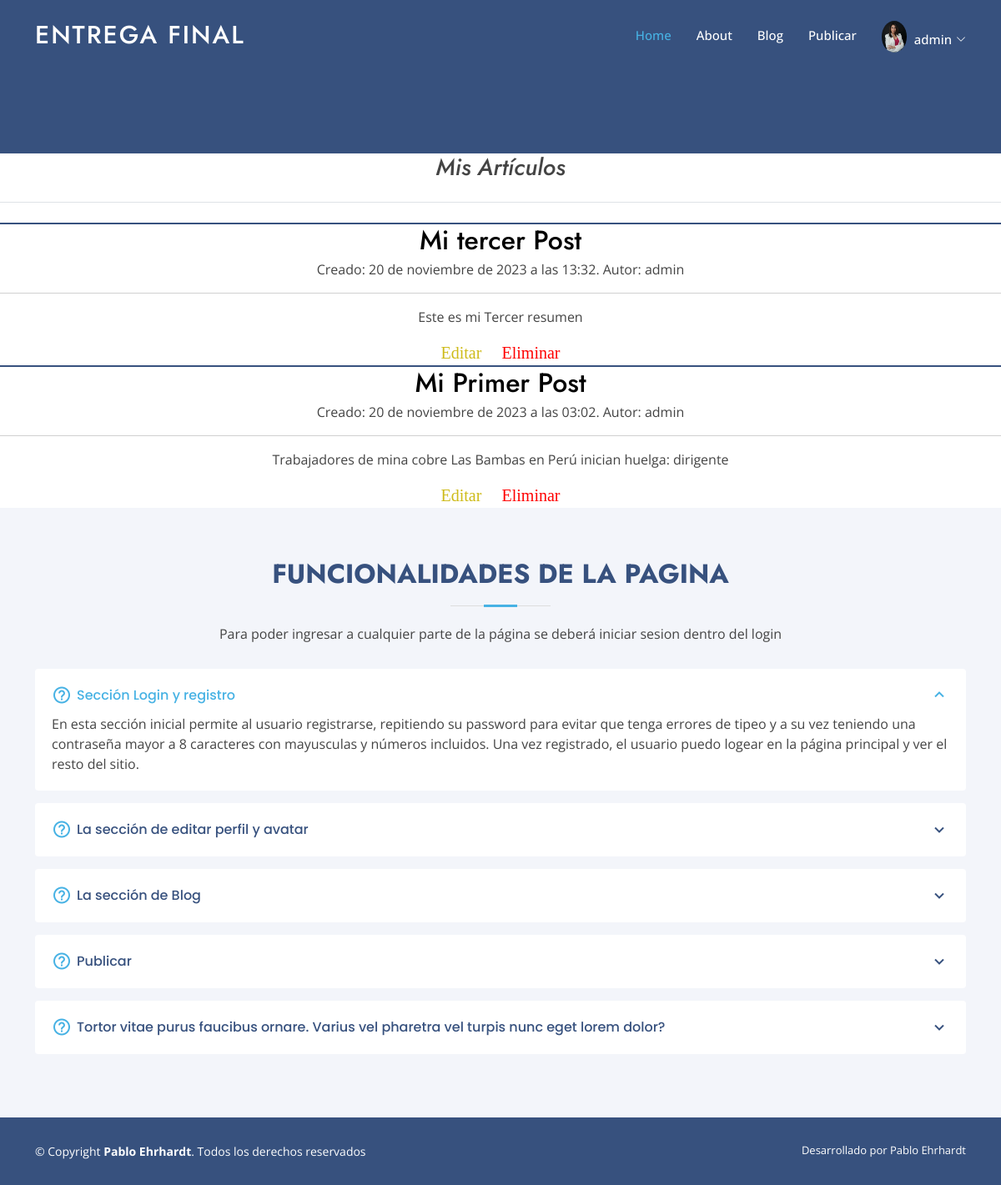
The app's page /Misposts/ (signed in) with its own data.
### Accounts/models.py (models this page shows, shortened)
class Avatar(models.Model):
    user = models.ForeignKey(User, on_delete=models.CASCADE)
    imagen = models.ImageField(upload_to='avatares', null=True, blank = True)

class Post (models.Model):
    titulo=models.CharField(max_length=200)
    slug=models.SlugField(unique=True)
    resumen= models.CharField (max_length=300 , default='sin resumen')
    fecha= models.DateTimeField(auto_now_add=True)
    contenido=models.TextField (max_length=10000, default='sin contenido')
    autor=models.ForeignKey(settings.AUTH_USER_MODEL, on_delete=models.PROTECT)
    categoria=models.ManyToManyField('categorias',default="Sin categoria")
    destacado= models.BooleanField(default=False)
    imagen=models.ImageField(upload_to='Blog_image', null=True , blank=True)
    now_date=models.DateTimeField(default=timezone.now)
    class meta:
        ordering= ["-fecha"] # Para que muestre los ultimos blogs creados primeros

### Accounts/views.py (the view)
class MisPosts(LoginRequiredMixin, generic.ListView):
    model = Post
    template_name = 'Accounts/Misposts.html'
    context_object_name = 'lista_post'
    def get_queryset(self):
        return Post.objects.filter(autor=self.request.user).order_by('-fecha')

### Accounts/templates/Accounts/Misposts.html (shortened to what this page needs)
{% extends "Accounts/Padre.html" %}
{% load static %}
{% block Main %}
<section id="hero2" class="d-flex align-items-center">
</section>
{% endblock %}
{% block bloque2 %}
<div class="row" style="--bs-gutter-x: auto !important;">
  <div class="col-md-12" style=" text-align: center;">
      <h3 class="pb-4 mb-4 fst-italic border-bottom">
          Mis Artículos
      </h3>
      {% for Post in lista_post %}
          <article class="blog-post" style="border-top: 2px solid #37517e ;">
              <h2 class="blog-post-title mb-1">
                  <a href="{% url 'Post'  Post.slug %}" style="text-decoration: none"
                     class="text-black">
                      {{ Post.titulo}}
                  </a>
              </h2>
              <p class="blog-post-meta">Creado: {{ Post.fecha }}.  Autor: {{Post.autor}}</p>
              <hr>
              <p>{{ Post.resumen }}</p>
              <div class="col-md-12">
              <a href="{% url 'editar_post' Post.id %}" class="button_search scrollto" style="color: #cebb19 !important">Editar</a>
              <a href="{% url 'eliminar_post' Post.slug %}" class="button_search scrollto" style="color: red!important;">Eliminar</a>
              </div>
          </article>
      {% endfor %}
  </div>
{% endblock %}

### Accounts/templates/Accounts/Padre.html (shortened to what this page needs)
<!DOCTYPE html>
<html lang="en">
<head>
  {% load static %}
  <link href="{% static 'Accounts/Page/assets/vendor/aos/aos.css' %}" rel="stylesheet">
  <link href="{% static 'Accounts/Page/assets/vendor/bootstrap/css/bootstrap.min.css' %}" rel="stylesheet">
  <link href="{% static 'Accounts/Page/assets/vendor/bootstrap-icons/bootstrap-icons.css' %}" rel="stylesheet">
  <link href="{% static 'Accounts/Page/assets/vendor/boxicons/css/boxicons.min.css' %}" rel="stylesheet">
  <link href="{% static 'Accounts/Page/assets/vendor/glightbox/css/glightbox.min.css' %}" rel="stylesheet">
  <link href="{% static 'Accounts/Page/assets/vendor/remixicon/remixicon.css' %}" rel="stylesheet">
  <link href="{% static 'Accounts/Page/assets/vendor/swiper/swiper-bundle.min.css' %}" rel="stylesheet">
  <link rel="stylesheet" type="text/css" href="{% static 'Accounts/fonts/font-awesome-4.7.0/css/font-awesome.min.css' %}">
  <link href="{% static 'Accounts/Page/assets/css/style.css' %}" rel="stylesheet">
</head>
<body>
  <header id="header" class="fixed-top ">
    <div class="container d-flex align-items-center">
      <h1 class="logo me-auto"><a href="index.html">Entrega Final </a></h1>
      <nav id="navbar" class="navbar">
        <ul>
          <li><a class="nav-link scrollto active" href="{% url 'index' %}">Home</a></li>
          <li><a class="nav-link scrollto" href="{% url 'about' %}">About</a></li>
          <li><a class="nav-link scrollto" href="{% url 'Blogs' %}">Blog</a></li>
          <li><a class="nav-link scrollto" href="{% url 'publicar' %}">Publicar</a></li>
          <li class="avatar2">
            {% if request.user.avatar_set.exists %}
            {% if request.user.avatar_set.first.imagen %}
                <img src="{{ request.user.avatar_set.first.imagen.url }}" class="rounded-circle" width="30px" alt="Avatar de {{ request.user.username }}">
            {% else %}
            <img src="{% static 'Accounts/nonavatar.png' %}" alt="user" class="rounded-circle" width="31">
            {% endif %}
        {% else %}
            <img src="{% static 'Accounts/nonavatar.png' %}" alt="user" class="rounded-circle" width="31">
        {% endif %}</li>
          <li class="dropdown scrollto"><a href="#" class="perfil"><span>{{request.user.username}} </span> <i class="bi bi-chevron-down"></i></a>
          </li>
        </ul>
      </nav>
    </div>
  </header>
  {% block Main %}
 {% endblock %}
  <main id="main">
  {% block bloque2 %}
  {% endblock %}
    <section id="faq" class="faq section-bg">
      <div class="container" data-aos="fade-up">
        <div class="section-title">
          <h2>Funcionalidades de la Pagina</h2>
          <p> Para poder ingresar a cualquier parte de la página se deberá iniciar sesion dentro del login</p>
        </div>
        <div class="faq-list">
          <ul>
            <li data-aos="fade-up" data-aos-delay="100">
              <i class="bx bx-help-circle icon-help"></i> <a data-bs-toggle="collapse" class="collapse" data-bs-target="#faq-list-1"> Sección Login y registro <i class="bx bx-chevron-up icon-close"></i></a>
              <div id="faq-list-1" class="collapse show" data-bs-parent=".faq-list">
                <p>
                 En esta sección inicial permite al usuario registrarse, repitiendo su password para evitar que tenga errores de tipeo y a su vez teniendo una contraseña mayor a 8 caracteres
                 con mayusculas y números incluidos. Una vez registrado, el usuario puedo logear en la página principal y ver el resto del sitio.
                </p>
              </div>
            </li>
            <li data-aos="fade-up" data-aos-delay="200">
              <i class="bx bx-help-circle icon-help"></i> <a data-bs-toggle="collapse" data-bs-target="#faq-list-2" class="collapsed">La sección de editar perfil y avatar<i class="bx bx-chevron-down icon-show"></i></a>
            </li>
            <li data-aos="fade-up" data-aos-delay="300">
              <i class="bx bx-help-circle icon-help"></i> <a data-bs-toggle="collapse" data-bs-target="#faq-list-3" class="collapsed">La sección de Blog<i class="bx bx-chevron-down icon-show"></i></a>
            </li>
            <li data-aos="fade-up" data-aos-delay="400">
              <i class="bx bx-help-circle icon-help"></i> <a data-bs-toggle="collapse" data-bs-target="#faq-list-4" class="collapsed">Publicar <i class="bx bx-chevron-down icon-show"></i></a>
            </li>
            <li data-aos="fade-up" data-aos-delay="500">
              <i class="bx bx-help-circle icon-help"></i> <a data-bs-toggle="collapse" data-bs-target="#faq-list-5" class="collapsed">Tortor vitae purus faucibus ornare. Varius vel pharetra vel turpis nunc eget lorem dolor? <i class="bx bx-chevron-down icon-show"></i></a>
            </li>
          </ul>
        </div>
      </div>
    </section>
  </main>
  <footer id="footer">
    <div class="container footer-bottom clearfix">
      <div class="copyright">
        &copy; Copyright <strong><span>Pablo Ehrhardt</span></strong>. Todos los derechos reservados
      </div>
      <div class="credits">
        Desarrollado por Pablo Ehrhardt
      </div>
    </div>
  </footer>
</body>
</html>

### Accounts/static/Accounts/Page/assets/css/style.css (style rules this page uses)
body { font-family: "Open Sans", sans-serif; color: #444444; }
a { color: #47b2e4; text-decoration: none; }
.avatar2 { padding:10px 9px 6px 30px; }
.perfil { padding:10px 0px 0px 0px !important ; }
h1, h2, h3, h4, h5, h6 { font-family: "Jost", sans-serif; }
.button_search { border-color: #37517e !important; color: #37517e; border-width: 2px; width: 100%; padding: 10px; margin-top: 20px!important; font-size: 20px; font-family: cursive; }
#header { transition: all 0.5s; z-index: 997; padding: 15px 0; }
#header .logo { font-size: 30px; margin: 0; padding: 0; line-height: 1; font-weight: 500; letter-spacing: 2px; text-transform: uppercase; }
#header .logo a { color: #fff; }
.navbar { padding: 0; }
.navbar ul { margin: 0; padding: 0; display: flex; list-style: none; align-items: center; }
.navbar li { position: relative; }
.navbar a, .navbar a:focus { display: flex; align-items: center; justify-content: space-between; padding: 10px 0 10px 30px; font-size: 15px; font-weight: 500; color: #fff; white-space: nowrap; transition: 0.3s; }
.navbar a i, .navbar a:focus i { font-size: 12px; line-height: 0; margin-left: 5px; }
.navbar a:hover, .navbar .active, .navbar .active:focus, .navbar li:hover>a { color: #47b2e4; }
#hero2 { width: 100%; height: 23vh; background: #37517e; }
section { padding: 60px 0; overflow: hidden; }
.section-bg { background-color: #f3f5fa; }
.section-title { text-align: center; padding-bottom: 30px; }
.section-title h2 { font-size: 32px; font-weight: bold; text-transform: uppercase; margin-bottom: 20px; padding-bottom: 20px; position: relative; color: #37517e; }
.section-title h2::before { content: ""; position: absolute; display: block; width: 120px; height: 1px; background: #ddd; bottom: 1px; left: calc(50% - 60px); }
.section-title h2::after { content: ""; position: absolute; display: block; width: 40px; height: 3px; background: #47b2e4; bottom: 0; left: calc(50% - 20px); }
.section-title p { margin-bottom: 0; }
.faq .faq-list { padding: 0 100px; }
.faq .faq-list ul { padding: 0; list-style: none; }
.faq .faq-list li+li { margin-top: 15px; }
.faq .faq-list li { padding: 20px; background: #fff; border-radius: 4px; position: relative; }
.faq .faq-list a { display: block; position: relative; font-family: "Poppins", sans-serif; font-size: 16px; line-height: 24px; font-weight: 500; padding: 0 30px; outline: none; cursor: pointer; }
.faq .faq-list .icon-help { font-size: 24px; position: absolute; right: 0; left: 20px; color: #47b2e4; }
.faq .faq-list .icon-show, .faq .faq-list .icon-close { font-size: 24px; position: absolute; right: 0; top: 0; }
.faq .faq-list p { margin-bottom: 0; padding: 10px 0 0 0; }
.faq .faq-list .icon-show { display: none; }
.faq .faq-list a.collapsed { color: #37517e; transition: 0.3s; }
.faq .faq-list a.collapsed .icon-show { display: inline-block; }
@media (max-width: 1200px) { .faq .faq-list { padding: 0; } }
#footer { font-size: 14px; background: #37517e; }
#footer .footer-bottom { padding-top: 30px; padding-bottom: 30px; color: #fff; }
#footer .copyright { float: left; }
#footer .credits { float: right; font-size: 13px; }

### records on screen
Post: titulo "Mi tercer Post", fecha "20 de noviembre de 2023 a las 13:32", autor "admin", resumen "Este es mi Tercer resumen"
Post: titulo "Mi Primer Post", fecha "20 de noviembre de 2023 a las 03:02", autor "admin", resumen "Trabajadores de mina cobre Las Bambas en Perú inician huelga: dirigente"

### other values on screen
{{ request.user.username }} "admin"
